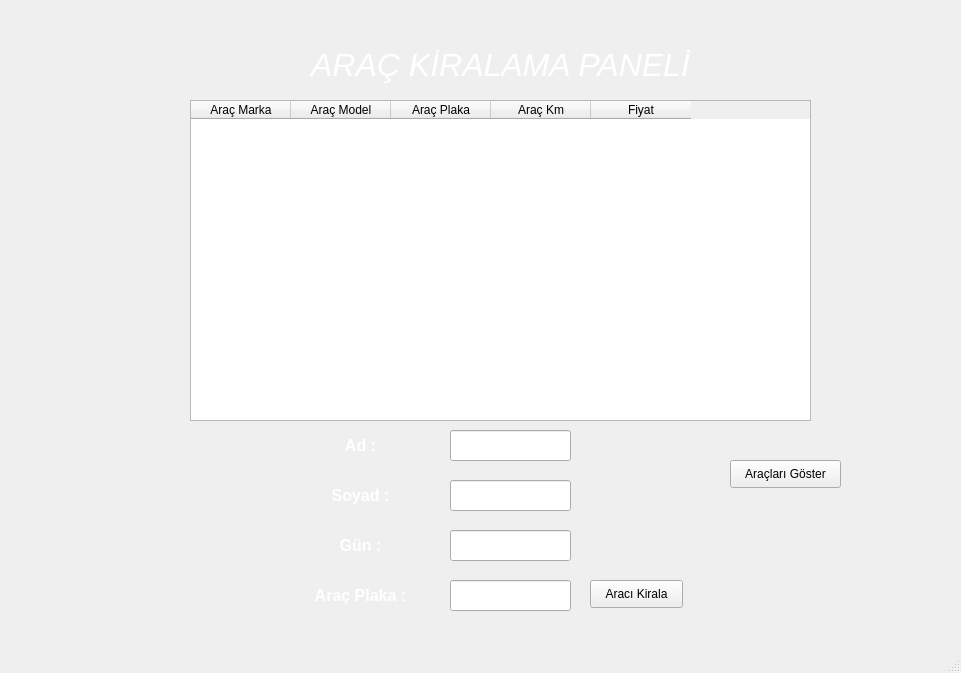
<?xml version="1.0" encoding="UTF-8"?>
<ui version="4.0">
 <class>MainWindow</class>
 <widget class="QMainWindow" name="MainWindow">
  <property name="geometry">
   <rect>
    <x>0</x>
    <y>0</y>
    <width>961</width>
    <height>673</height>
   </rect>
  </property>
  <property name="windowTitle">
   <string>MainWindow</string>
  </property>
  <widget class="QWidget" name="centralwidget">
   <widget class="QLabel" name="label">
    <property name="geometry">
     <rect>
      <x>-40</x>
      <y>-30</y>
      <width>1041</width>
      <height>711</height>
     </rect>
    </property>
    <property name="text">
     <string/>
    </property>
    <property name="pixmap">
     <pixmap>75515051-dark-background-with-spotlights-light-studio.jpg</pixmap>
    </property>
    <property name="scaledContents">
     <bool>true</bool>
    </property>
   </widget>
   <widget class="QLabel" name="label_2">
    <property name="geometry">
     <rect>
      <x>260</x>
      <y>30</y>
      <width>481</width>
      <height>71</height>
     </rect>
    </property>
    <property name="text">
     <string>&lt;html&gt;&lt;head/&gt;&lt;body&gt;&lt;p align=&quot;center&quot;&gt;&lt;span style=&quot; font-size:24pt; font-style:italic; color:#ffffff;&quot;&gt;ARAÇ KİRALAMA PANELİ&lt;/span&gt;&lt;/p&gt;&lt;/body&gt;&lt;/html&gt;</string>
    </property>
   </widget>
   <widget class="QTableWidget" name="araclar">
    <property name="geometry">
     <rect>
      <x>190</x>
      <y>100</y>
      <width>621</width>
      <height>321</height>
     </rect>
    </property>
    <column>
     <property name="text">
      <string>Araç Marka</string>
     </property>
    </column>
    <column>
     <property name="text">
      <string>Araç Model</string>
     </property>
    </column>
    <column>
     <property name="text">
      <string>Araç Plaka</string>
     </property>
    </column>
    <column>
     <property name="text">
      <string>Araç Km</string>
     </property>
    </column>
    <column>
     <property name="text">
      <string>Fiyat</string>
     </property>
    </column>
   </widget>
   <widget class="QLabel" name="label_3">
    <property name="geometry">
     <rect>
      <x>290</x>
      <y>580</y>
      <width>141</width>
      <height>31</height>
     </rect>
    </property>
    <property name="text">
     <string>&lt;html&gt;&lt;head/&gt;&lt;body&gt;&lt;p align=&quot;center&quot;&gt;&lt;span style=&quot; font-size:12pt; font-weight:600; color:#ffffff;&quot;&gt;Araç Plaka :&lt;/span&gt;&lt;/p&gt;&lt;/body&gt;&lt;/html&gt;</string>
    </property>
   </widget>
   <widget class="QPushButton" name="aracikirala">
    <property name="geometry">
     <rect>
      <x>590</x>
      <y>580</y>
      <width>93</width>
      <height>28</height>
     </rect>
    </property>
    <property name="text">
     <string>Aracı Kirala</string>
    </property>
   </widget>
   <widget class="QLineEdit" name="aracplaka">
    <property name="geometry">
     <rect>
      <x>450</x>
      <y>580</y>
      <width>121</width>
      <height>31</height>
     </rect>
    </property>
   </widget>
   <widget class="QPushButton" name="araclarigoster">
    <property name="geometry">
     <rect>
      <x>730</x>
      <y>460</y>
      <width>111</width>
      <height>28</height>
     </rect>
    </property>
    <property name="text">
     <string>Araçları Göster</string>
    </property>
   </widget>
   <widget class="QLabel" name="label_4">
    <property name="geometry">
     <rect>
      <x>290</x>
      <y>430</y>
      <width>141</width>
      <height>31</height>
     </rect>
    </property>
    <property name="text">
     <string>&lt;html&gt;&lt;head/&gt;&lt;body&gt;&lt;p align=&quot;center&quot;&gt;&lt;span style=&quot; font-size:12pt; font-weight:600; color:#ffffff;&quot;&gt;Ad :&lt;/span&gt;&lt;/p&gt;&lt;/body&gt;&lt;/html&gt;</string>
    </property>
   </widget>
   <widget class="QLabel" name="label_5">
    <property name="geometry">
     <rect>
      <x>290</x>
      <y>480</y>
      <width>141</width>
      <height>31</height>
     </rect>
    </property>
    <property name="text">
     <string>&lt;html&gt;&lt;head/&gt;&lt;body&gt;&lt;p align=&quot;center&quot;&gt;&lt;span style=&quot; font-size:12pt; font-weight:600; color:#ffffff;&quot;&gt;Soyad :&lt;/span&gt;&lt;/p&gt;&lt;/body&gt;&lt;/html&gt;</string>
    </property>
   </widget>
   <widget class="QLineEdit" name="kiralayansoyad">
    <property name="geometry">
     <rect>
      <x>450</x>
      <y>480</y>
      <width>121</width>
      <height>31</height>
     </rect>
    </property>
   </widget>
   <widget class="QLineEdit" name="kiralayanad">
    <property name="geometry">
     <rect>
      <x>450</x>
      <y>430</y>
      <width>121</width>
      <height>31</height>
     </rect>
    </property>
   </widget>
   <widget class="QLabel" name="label_6">
    <property name="geometry">
     <rect>
      <x>290</x>
      <y>530</y>
      <width>141</width>
      <height>31</height>
     </rect>
    </property>
    <property name="text">
     <string>&lt;html&gt;&lt;head/&gt;&lt;body&gt;&lt;p align=&quot;center&quot;&gt;&lt;span style=&quot; font-size:12pt; font-weight:600; color:#ffffff;&quot;&gt;Gün :&lt;/span&gt;&lt;/p&gt;&lt;/body&gt;&lt;/html&gt;</string>
    </property>
   </widget>
   <widget class="QLineEdit" name="gun">
    <property name="geometry">
     <rect>
      <x>450</x>
      <y>530</y>
      <width>121</width>
      <height>31</height>
     </rect>
    </property>
   </widget>
  </widget>
  <widget class="QMenuBar" name="menubar">
   <property name="geometry">
    <rect>
     <x>0</x>
     <y>0</y>
     <width>961</width>
     <height>26</height>
    </rect>
   </property>
  </widget>
  <widget class="QStatusBar" name="statusbar"/>
 </widget>
 <resources/>
 <connections/>
</ui>
